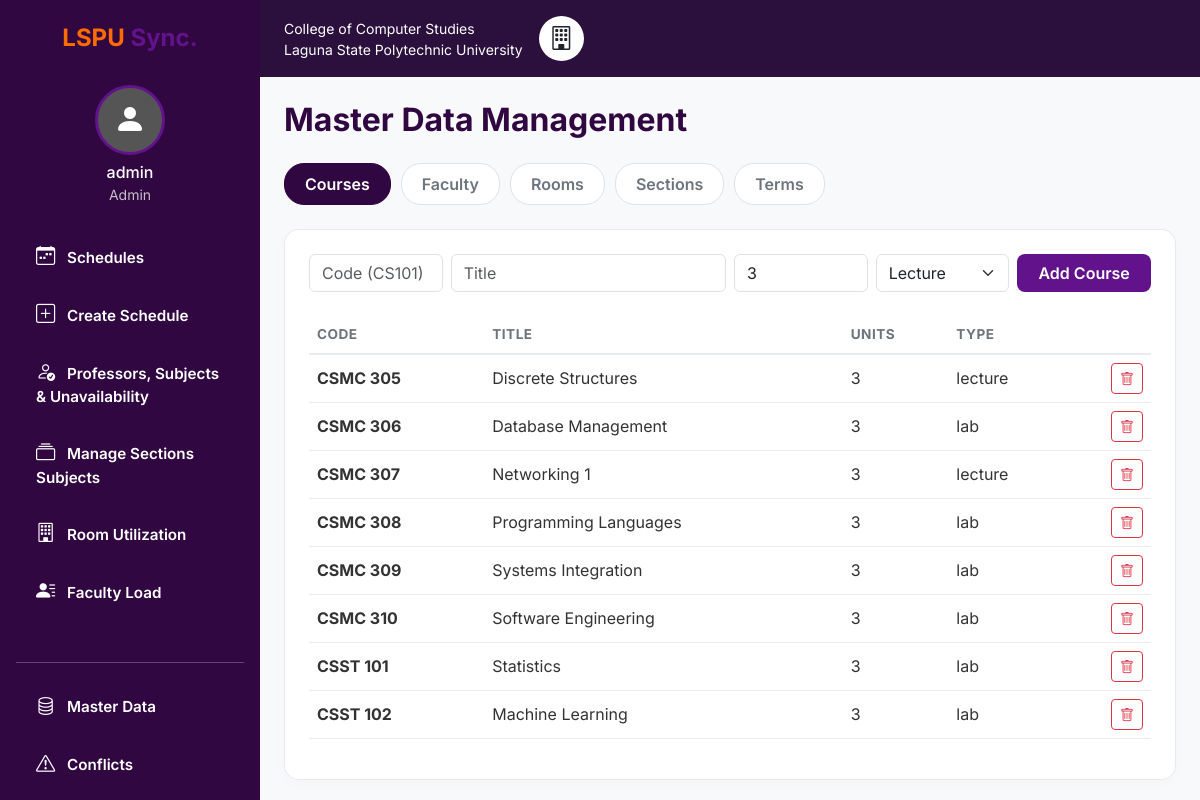
The app's page /academic (signed in) with its own data.
### app.py (models this page shows)
class User(UserMixin, db.Model):
    id = db.Column(db.Integer, primary_key=True)
    username = db.Column(db.String(80), unique=True, nullable=False)
    password_hash = db.Column(db.String(200), nullable=False)
    role = db.Column(db.String(20), default='Instructor')

class Course(db.Model):
    id = db.Column(db.Integer, primary_key=True)
    code = db.Column(db.String(20), unique=True, nullable=False)
    title = db.Column(db.String(120), nullable=False)
    units = db.Column(db.Integer, default=3)
    room_type = db.Column(db.String(20), default='lecture')
    schedules = db.relationship('Schedule', backref='course', lazy=True)
    professors = db.relationship('Faculty', secondary=faculty_subjects, back_populates='subjects')
    section_subjects = db.relationship('SectionSubject', back_populates='course', cascade='all, delete-orphan')

### app.py (the view)
@app.route('/academic')
@admin_required
def academic():
    return render_template('academic.html', courses=Course.query.order_by(Course.code).all(), faculty=Faculty.query.order_by(Faculty.name).all(), rooms=Room.query.order_by(Room.code).all(), sections=Section.query.order_by(Section.name).all(), terms=Term.query.all())

### app.py (called while the page is built)
def admin_required(view):
    @wraps(view)
    @login_required
    def wrapped_view(*args, **kwargs):
        if current_user.role != 'Admin':
            abort(403)
        return view(*args, **kwargs)
    return wrapped_view

@login_manager.user_loader
def load_user(user_id):
    return User.query.get(int(user_id))

### templates/academic.html (shortened to what this page needs)
{% extends 'base.html' %}
{% block content %}
<h2 class="fw-bold mb-4" style="color: #310742;">Master Data Management</h2>
<ul class="nav nav-pills mb-4 custom-tabs" id="pills-tab" role="tablist">
    <li class="nav-item"><button class="nav-link active" data-bs-toggle="pill" data-bs-target="#tab-courses">Courses</button></li>
    <li class="nav-item"><button class="nav-link" data-bs-toggle="pill" data-bs-target="#tab-faculty">Faculty</button></li>
    <li class="nav-item"><button class="nav-link" data-bs-toggle="pill" data-bs-target="#tab-rooms">Rooms</button></li>
    <li class="nav-item"><button class="nav-link" data-bs-toggle="pill" data-bs-target="#tab-sections">Sections</button></li>
    <li class="nav-item"><button class="nav-link" data-bs-toggle="pill" data-bs-target="#tab-terms">Terms</button></li>
</ul>
<div class="tab-content custom-tab-content card custom-card p-4">
    <div class="tab-pane fade show active" id="tab-courses">
        <form method="POST" action="{{ url_for('add_course') }}" class="row g-2 mb-4">
            <div class="col-md-2"><input name="code" class="form-control" placeholder="Code (CS101)" required></div>
            <div class="col-md-4"><input name="title" class="form-control" placeholder="Title" required></div>
            <div class="col-md-2"><input name="units" type="number" min="1" value="3" class="form-control"></div>
            <div class="col-md-2"><select name="room_type" class="form-select"><option value="lecture">Lecture</option><option value="lab">Lab</option></select></div>
            <div class="col-md-2"><button class="btn btn-purple w-100">Add Course</button></div>
        </form>
        <table class="table custom-table">
            <thead><tr><th>Code</th><th>Title</th><th>Units</th><th>Type</th><th></th></tr></thead>
            <tbody>{% for c in courses %}<tr><td class="fw-bold">{{ c.code }}</td><td>{{ c.title }}</td><td>{{ c.units }}</td><td>{{ c.room_type }}</td><td class="text-end"><form method="POST" action="{{ url_for('delete_course', id=c.id) }}" onsubmit="return confirm('Delete course?')">
<input type="hidden" name="csrf_token" value="{{ csrf_token() }}"><button class="btn btn-sm btn-outline-danger"><i class="bi bi-trash"></i></button></form></td></tr>{% endfor %}</tbody>
        </table>
    </div>
</div>
{% endblock %}

### templates/base.html (shortened to what this page needs)
<!DOCTYPE html>
<html lang="en">
<head>
    <link href="https://cdn.jsdelivr.net/npm/bootstrap@5.3.0/dist/css/bootstrap.min.css" rel="stylesheet">
    <link rel="stylesheet" href="https://cdn.jsdelivr.net/npm/bootstrap-icons@1.10.5/font/bootstrap-icons.css">
    <link rel="stylesheet" href="{{ url_for('static', filename='style.css') }}">
</head>
<body>
{% if current_user.is_authenticated %}
<div class="d-flex app-layout">
    <div class="sidebar p-3 d-flex flex-column">
        <div class="text-center mb-4 mt-2">
            <h4 class="text-white fw-bold"><span class="text-orange">LSPU</span> <span class="text-purple">Sync.</span></h4>
        </div>
        <div class="user-profile text-center mb-4">
            <div class="avatar mx-auto mb-2"><i class="bi bi-person-fill"></i></div>
            <h6 class="text-white mb-0">{{ current_user.username }}</h6>
            <small class="text-light opacity-75">{{ current_user.role }}</small>
        </div>
        <ul class="nav flex-column mb-auto">
            <li class="nav-item"><a class="nav-link text-white" href="{{ url_for('index') }}"><i class="bi bi-calendar-week me-2"></i> Schedules</a></li>
            {% if current_user.role == 'Admin' %}
            <li class="nav-item"><a class="nav-link text-white" href="{{ url_for('schedules') }}"><i class="bi bi-plus-square me-2"></i> Create Schedule</a></li>
            <li class="nav-item"><a class="nav-link text-white" href="{{ url_for('availability') }}"><i class="bi bi-person-check me-2"></i> Professors, Subjects &amp; Unavailability</a></li>
            <li class="nav-item"><a class="nav-link text-white" href="{{ url_for('manage_sections') }}"><i class="bi bi-collection me-2"></i> Manage Sections Subjects</a></li>
            {% endif %}
            <li class="nav-item"><a class="nav-link text-white" href="{{ url_for('reports', report='room-utilization') }}" data-page-link><i class="bi bi-building me-2"></i> Room Utilization</a></li>
            <li class="nav-item"><a class="nav-link text-white" href="{{ url_for('reports', report='faculty-load') }}" data-page-link><i class="bi bi-person-lines-fill me-2"></i> Faculty Load</a></li>
            {% if current_user.role == 'Admin' %}
            <li class="nav-item mt-4"><hr class="text-light opacity-25"></li>
            <li class="nav-item"><a class="nav-link text-white" href="{{ url_for('academic') }}"><i class="bi bi-database me-2"></i> Master Data</a></li>
            {% endif %}
            <li class="nav-item"><a class="nav-link text-white" href="{{ url_for('conflicts') }}"><i class="bi bi-exclamation-triangle me-2"></i> Conflicts</a></li>
        </ul>
    </div>
    <div class="main-content w-100">
        <div class="topbar px-4 py-3 d-flex justify-content-between align-items-center">
            <div class="d-flex align-items-center text-white">
                <span class="me-3 small">College of Computer Studies<br>Laguna State Polytechnic University</span>
                <div class="bg-white rounded-circle p-2" style="width: 45px; height: 45px; display:flex; align-items:center; justify-content:center;">
                    <i class="bi bi-building text-dark fs-4"></i>
                </div>
            </div>
        </div>
        <div class="container-fluid p-4">
            {% block content %}{% endblock %}
        </div>
    </div>
</div>
{% else %}
    {% block auth_content %}{% endblock %}
{% endif %}
</body>
</html>

### static/style.css (style rules this page uses)
body { font-family: 'Inter', sans-serif; background-color: #f8f9fa; overflow-x: hidden; }
.text-orange { color: #ff6b00 !important; }
.text-purple { color: #62128a !important; }
.app-layout { min-height: 100vh; }
.sidebar { width: 260px; background-color: #310742; position: fixed; height: 100vh; z-index: 1000; overflow-y: auto; }
.main-content { margin-left: 260px; background-color: #f8f9fa; min-height: 100vh; }
.topbar { background-color: #2b0f3c; }
.sidebar .nav-link { color: rgba(255,255,255,0.7); padding: 12px 20px; border-radius: 8px; margin-bottom: 5px; transition: 0.3s; font-weight: 600; font-size: 0.95rem; }
.sidebar .nav-link i { font-size: 1.2rem; }
.avatar { width: 70px; height: 70px; background-color: #555; border-radius: 50%; display: flex; align-items: center; justify-content: center; font-size: 2rem; color: #fff; border: 3px solid #62128a; }
.custom-card { background: #fff; border-radius: 15px; border: 1px solid rgba(98, 18, 138, 0.1); box-shadow: 0 4px 15px rgba(0,0,0,0.02); }
.btn-purple { background-color: #62128a; color: #fff; border-radius: 8px; font-weight: 600; }
.custom-tabs .nav-link { color: #6c757d; font-weight: 600; border-radius: 20px; padding: 8px 20px; margin-right: 10px; border: 1px solid #dee2e6; background: #fff; }
.custom-tabs .nav-link.active { background-color: #310742; color: #fff; border-color: #310742; }
.custom-table th { font-size: 0.85rem; text-transform: uppercase; letter-spacing: 0.5px; color: #6c757d; font-weight: 700; border-bottom: 2px solid #e9ecef; }
.custom-table td { vertical-align: middle; color: #333; border-bottom: 1px solid #e9ecef; }

### records on screen
User: username "admin", role "Admin"
Course: code "CSMC 305", title "Discrete Structures", units "3", room_type "lecture"
Course: code "CSMC 306", title "Database Management", units "3", room_type "lab"
Course: code "CSMC 307", title "Networking 1", units "3", room_type "lecture"
Course: code "CSMC 308", title "Programming Languages", units "3", room_type "lab"
Course: code "CSMC 309", title "Systems Integration", units "3", room_type "lab"
Course: code "CSMC 310", title "Software Engineering", units "3", room_type "lab"
Course: code "CSST 101", title "Statistics", units "3", room_type "lab"
Course: code "CSST 102", title "Machine Learning", units "3", room_type "lab"
